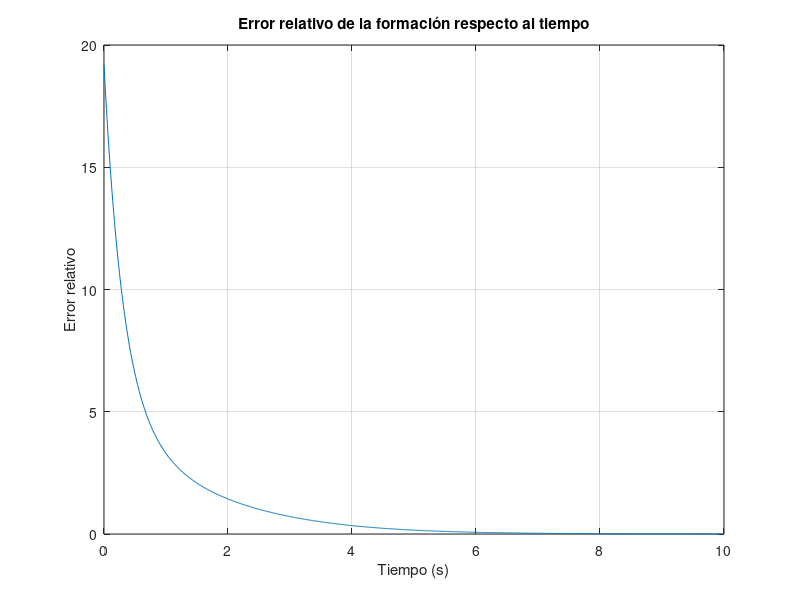
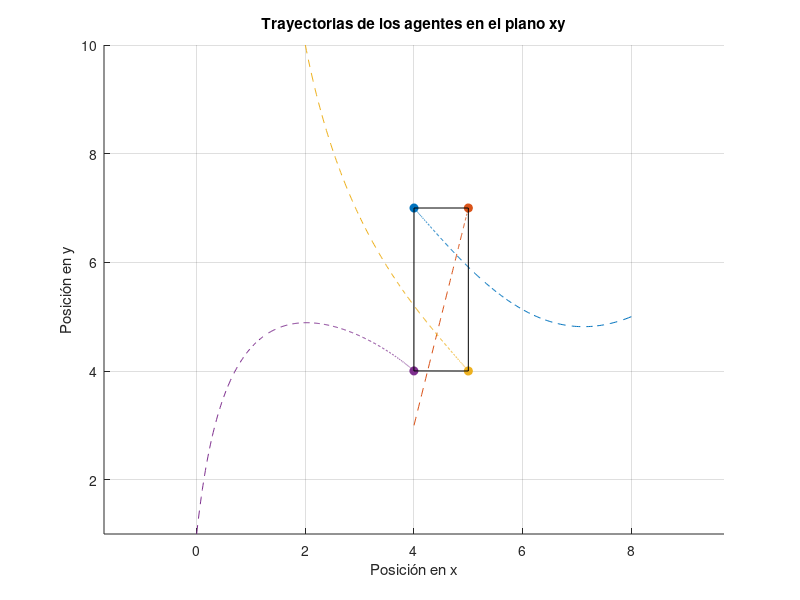

MATLAB code to generate these figures, in order:
clc
clearvars 
close all 


q=[1/3 1/3 1/3 0];

L=[1 -1  0 0;
  -1  2 -1 0;
   0 -1  1 0;
   0  0 -1 1];

[V,D]=eig(L);

%La matriz diagonal de unos
I=eye(2);

%Producto Kronecker
KL=kron(L,I);

% Definir las condiciones inciales para las coordenadas por separado
x_x = [8; 4; 2; 0]; %Esto es en x
x_y = [5; 3; 10; 1]; %Esto es en y

% Inicializar el vector
x = zeros(2 * length(x_x), 1);

% Combinarlos para la simlacion
for i = 1:length(x_x)
    x(2*i-1) = x_x(i);
    x(2*i) = x_y(i);
end
x0=x;

% Formación deseada (especificada relativamente)
 delta=[ 1; % d21 x
         0; % d21 y
        -1; % d12 - d32 x
        -3; % d12 - d32 y
         0; % d23 x
         3; % d23 y
         1; % d34 x
         0]; % d34 y
P=zeros(2,1);


%Datos de la simulacion
%periodo de muestreo
Dt=0.01;
tiempo=10; %segundos
iteraciones=tiempo/Dt;

% Inicializar la matriz de estados
x_forma = zeros(size(x, 1), iteraciones + 1);
x_forma(:, 1) = x0;

% Inicializar la matriz para almacenar el error relativo
error_relativo = zeros(1, iteraciones + 1);

% Calcular el error inicial
error_relativo(1) = norm(KL * x0 + delta);

% Simulacion
for k = 1:iteraciones
    %Aproximación de Euler con Laplaciano
    x_forma(:, k+1) = x_forma(:, k) - Dt * (KL * x_forma(:, k) + delta);
    % Calcular el error en cada iteración
    error_relativo(k + 1) = norm(KL * x_forma(:, k + 1) + delta);
end

% Graficar el error relativo respecto al tiempo
t = 0:Dt:tiempo;
figure;
plot(t, error_relativo);
xlabel('Tiempo (s)');
ylabel('Error relativo');
title('Error relativo de la formación respecto al tiempo');
grid on;



% Graficar las posiciones de los agentes en el plano xy con sus posiciones finales
figure;
hold on;
num_agents = size(x0, 1) / 2;
colors = lines(num_agents);
for i = 1:num_agents
    plot(x_forma(2*i-1, :) + P(1), x_forma(2*i, :) + P(2), 'DisplayName', ['Agente ' num2str(i)], 'Color', colors(i, :), 'LineStyle', '--');
    plot(x_forma(2*i-1, end) + P(1), x_forma(2*i, end) + P(2), 'o', 'Color', colors(i, :), 'MarkerFaceColor', colors(i, :));
end

% Agregar líneas entre los agentes especificados
plot([x_forma(1,end) + P(1) x_forma(7,end) + P(1)], [x_forma(2,end) + P(2) x_forma(8,end) + P(2)], 'k-'); % Línea entre Agente 1 y Agente 4
plot([x_forma(1,end) + P(1) x_forma(3,end) + P(1)], [x_forma(2,end) + P(2) x_forma(4,end) + P(2)], 'k-'); % Línea entre Agente 1 y Agente 2
plot([x_forma(7,end) + P(1) x_forma(5,end) + P(1)], [x_forma(8,end) + P(2) x_forma(6,end) + P(2)], 'k-'); % Línea entre Agente 4 y Agente 3
plot([x_forma(3,end) + P(1) x_forma(5,end) + P(1)], [x_forma(4,end) + P(2) x_forma(6,end) + P(2)], 'k-'); % Línea entre Agente 2 y Agente 3

hold off;
xlabel('Posición en x');
ylabel('Posición en y');
title('Trayectorias de los agentes en el plano xy');
axis equal;
grid on;

